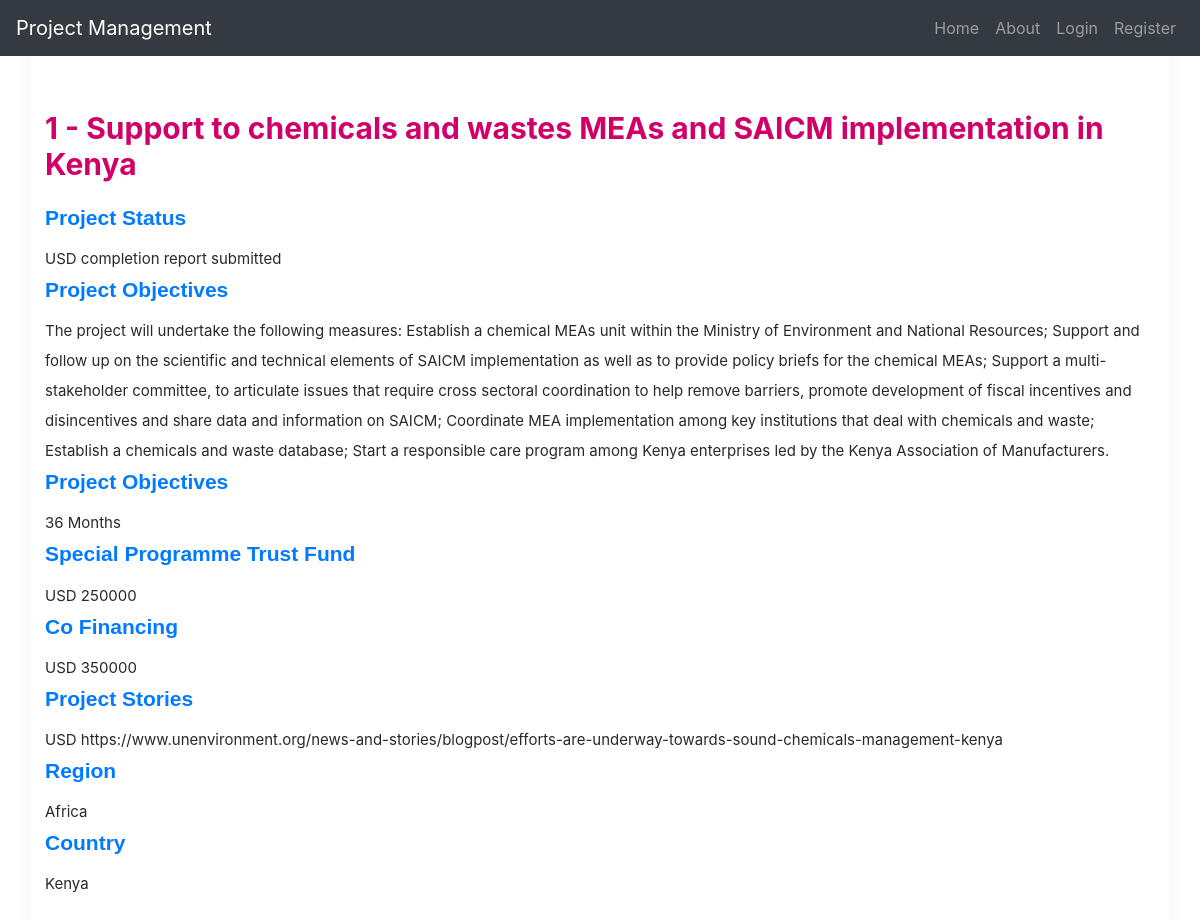
The app's page /project/1 with its own data.
### projectmngt/models.py (models this page shows, shortened)
class Projects(db.Model):
    __tablename__ = 'projects'
    id = db.Column(db.Integer, primary_key=True)
    project_name = db.Column(db.String, nullable=False)
    proj_objectives = db.Column(db.Text, nullable=False)
    pro_duration = db.Column(db.Integer, nullable=False)
    sptf = db.Column(db.String, nullable=False)
    co_financing = db.Column(db.Integer, nullable=False)
    pro_status = db.Column(db.String, nullable=False)
    pro_stories = db.Column(db.Text, nullable=False)
    party_id = db.Column(db.Integer, db.ForeignKey('partyto.id') , nullable=False)
    region_id = db.Column(db.Integer, db.ForeignKey('regions.id') , nullable=False)
    country_id = db.Column(db.Integer, db.ForeignKey('countries.id') , nullable=False)
    sdgs_id = db.Column(db.Integer, db.ForeignKey('sdgs.id'))
    @classmethod
    def find_one_projects(cls, id):
        return cls.query.filter_by(id = id).first()

class Regions(db.Model):
    __tablename__ = 'regions'
    id = db.Column(db.Integer, primary_key=True)
    region_name = db.Column(db.String, nullable=False)
    countries = db.relationship('Countries', backref = 'region', lazy = True)
    projects = db.relationship('Projects', backref = 'region', lazy = True)

class Countries(db.Model):
    __tablename__ = 'countries'
    id = db.Column(db.Integer, primary_key=True)
    country_name = db.Column(db.String(30), nullable=False)
    region_id = db.Column(db.Integer, db.ForeignKey('regions.id'), nullable=False)
    projects = db.relationship('Projects', backref = 'country', lazy = True)

### projectmngt/project/routes.py (the view)
@projects.route('/project/<project_id>')
def specific_project(project_id):
    spec_proj = Projects.find_one_projects(project_id)
    return render_template('specificProject.html', title = 'Project', project = spec_proj)

### projectmngt/templates/specificProject.html (shortened to what this page needs)
{% extends "layout.html" %}
{% block content %}
    <div class="container">
        <div class="gap">
        </div>
        <div class="templatesstyle__TagPageHeading-lh5u5g-6 uefLh">
            <h1 class="templatesstyle__TagName-lh5u5g-7 jyAgbM"> {{ project.id }} - {{ project.project_name }}</h1>
        </div>
        <div class="">
            <h2 class="post_title postCardMinimalstyle__PostTitle-nu583d-5 hzQACJ">
                <a href="">Project Status</a>
            </h2>
            <p class="excerpt postCardMinimalstyle__Excerpt-nu583d-6 crQIso">
                USD {{ project.pro_status }}
            </p>
        </div>
        <div class="">
            <h2 class="post_title postCardMinimalstyle__PostTitle-nu583d-5 hzQACJ">
                <a href="">Project Objectives</a>
            </h2>
            <p class="excerpt postCardMinimalstyle__Excerpt-nu583d-6 crQIso">
                {{ project.proj_objectives }}
            </p>
        </div>
        <div class="">
            <h2 class="post_title postCardMinimalstyle__PostTitle-nu583d-5 hzQACJ">
                <a href="">Project Objectives</a>
            </h2>
            <p class="excerpt postCardMinimalstyle__Excerpt-nu583d-6 crQIso">
                {{ project.pro_duration }} Months
            </p>
        </div>
        <div class="">
            <h2 class="post_title postCardMinimalstyle__PostTitle-nu583d-5 hzQACJ">
                <a href="">Special Programme Trust Fund</a>
            </h2>
            <p class="excerpt postCardMinimalstyle__Excerpt-nu583d-6 crQIso">
                USD {{ project.sptf }}
            </p>
        </div>
        <div class="">
            <h2 class="post_title postCardMinimalstyle__PostTitle-nu583d-5 hzQACJ">
                <a href="">Co Financing</a>
            </h2>
            <p class="excerpt postCardMinimalstyle__Excerpt-nu583d-6 crQIso">
                USD {{ project.co_financing }}
            </p>
        </div>
        <div class="">
            <h2 class="post_title postCardMinimalstyle__PostTitle-nu583d-5 hzQACJ">
                <a href="">Project Stories</a>
            </h2>
            <p class="excerpt postCardMinimalstyle__Excerpt-nu583d-6 crQIso">
                USD {{ project.pro_stories }}
            </p>
        </div>
        <div class="">
            <h2 class="post_title postCardMinimalstyle__PostTitle-nu583d-5 hzQACJ">
                <a href="">Region</a>
            </h2>
            <p class="excerpt postCardMinimalstyle__Excerpt-nu583d-6 crQIso">
                {{ project.region.region_name}}
            </p>
        </div>
        <div class="">
            <h2 class="post_title postCardMinimalstyle__PostTitle-nu583d-5 hzQACJ">
                <a href="">Country</a>
            </h2>
            <p class="excerpt postCardMinimalstyle__Excerpt-nu583d-6 crQIso">
                {{ project.country.country_name}}
            </p>
        </div>
        <div class="gap">
        </div>
    </div>
{% endblock content %}

### projectmngt/static/css/style.css (style rules this page uses)
.gap { height: 40px; margin-bottom: 70px; }
p { margin-bottom: 0px; font-size: 15px; color: #777; }
h2 { line-height: 1.66; margin: 0; padding: 0; font-weight: bold; color: #222; font-family: Poppins; font-size: 36px; }
body { font-size: 13px; line-height: 1.8; color: #222; background: #f8f8f8; font-weight: 400; font-family: Poppins; }
.container { width: 900px; background: #fff; margin: 0 auto; box-shadow: 0px 15px 16.83px 0.17px rgba(0, 0, 0, 0.05); -moz-box-shadow: 0px 15px 16.83px 0.17px rgba(0, 0, 0, 0.05); -webkit-box-shadow: 0px 15px 16.83px 0.17px rgba(0, 0, 0, 0.05); -o-box-shadow: 0px 15px 16.83px 0.17px rgba(0, 0, 0, 0.05); -ms-box-shadow: 0px 15px 16.83px 0.17px rgba(0, 0, 0, 0.05); border-radius: 20px; -moz-border-radius: 20px; -webkit-border-radius: 20px; -o-border-radius: 20px; -ms-border-radius: 20px; }
@media screen and (max-width: 1200px) { .container { width: calc( 100% - 30px); max-width: 100%; } }
@media screen and (min-width: 1024px) { .container { max-width: 1200px; } }

### projectmngt/static/project.css (style rules this page uses)
.hzQACJ { font-size: 21px; font-weight: 700; color: rgb(41, 41, 41); line-height: 1.53; margin-bottom: 10px; font-family: "Fira Sans", sans-serif; }
.crQIso { font-size: 15px; color: rgb(41, 41, 41); font-weight: 400; line-height: 2; margin-bottom: 0px; }
.uefLh { font-size: 15px; font-weight: 400; margin-bottom: 20px; margin-top: 20px; position: relative; }
.jyAgbM { font-size: 30px; font-weight: 700; color: rgb(209, 0, 104); margin-bottom: 8px; }

### records on screen
Projects: id "1", project_name "Support to chemicals and wastes MEAs and SAICM implementation in Kenya", pro_status "completion report submitted", proj_objectives "The project will undertake the following measures: Establish a chemical MEAs unit within the Ministry of Environment and National Resources; Support and follow up on the scientific and technical elements of SAICM implementation as well as to provide policy briefs for the chemical MEAs; Support a multi-stakeholder committee, to articulate issues that require cross sectoral coordination to help remove barriers, promote development of fiscal incentives and disincentives and share data and information on SAICM; Coordinate MEA implementation among key institutions that deal with chemicals and waste; Establish a chemicals and waste database; Start a responsible care program among Kenya…", pro_duration "36", sptf "250000", co_financing "350000", pro_stories "https://www.unenvironment.org/news-and-stories/blogpost/efforts-are-underway-towards-sound-chemicals-management-kenya"
Regions: region.region_name "Africa"
Countries: country.country_name "Kenya"
